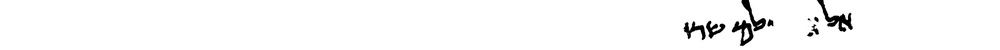
#> input picture data/extracted_images/P106-Fg002-R-C01-R01/line_10.jpg, 1000 x 50 px, shrunk from 3608 x 179 before the run
$ python AStar_charseg.py ../../data/extracted_images/P106-Fg002-R-C01-R01/line_10.jpg
#> lines starting #> are read from the running program, lines starting #| are printed output that depends on the picture
### qumran_seagulls/preprocess/persistence1d.py
from qumran_seagulls.preprocess.unionfind import UnionFind
import numpy as np


def RunPersistence(InputData):
    """
    Finds extrema and their persistence in one-dimensional data.

    Local minima and local maxima are extracted, paired,
    and returned together with their persistence.
    The global minimum is extracted as well.

    We assume a connected one-dimensional domain.
    Think of "data on a line", or a function f(x) over some domain xmin <= x <= xmax.
    We are only concerned with the data values f(x)
    and do not care to know the x positions of these values,
    since this would not change which point is a minimum or maximum.

    This function returns a list of extrema together with their persistence.
    The list is NOT sorted, but the paired extrema can be identified, i.e.,
    which minimum and maximum were removed together at a particular
    persistence level. As follows:
    The odd entries are minima, the even entries are maxima.
    The minimum at 2*i is paired with the maximum at 2*i+1.
    The last entry of the list is the global minimum.
    It is not paired with a maximum.
    Hence, the list has an odd number of entries.

    Author: Tino Weinkauf
    """

    #~ How many items do we have?
    NumElements = len(InputData)

    #~ Sort data in a stable manner to break ties (leftmost index comes first)
    SortedIdx = np.argsort(InputData, kind='stable')

    #~ Get a union find data structure
    UF = UnionFind(NumElements)

    #~ Paired extrema
    ExtremaAndPersistence = []

    #~ Watershed
    for idx in SortedIdx:

        #~ Get neighborhood indices
        LeftIdx = max(idx - 1, 0)
        RightIdx = min(idx + 1, NumElements - 1)

        #~ Count number of components in neighborhhood
        NeighborComponents = []
        LeftNeighborComponent = UF.Find(LeftIdx)
        RightNeighborComponent = UF.Find(RightIdx)
        if (LeftNeighborComponent != UnionFind.NOSET): NeighborComponents.append(LeftNeighborComponent)
        if (RightNeighborComponent != UnionFind.NOSET): NeighborComponents.append(RightNeighborComponent)
        #~ Left and Right cannot be the same set in a 1D domain
        #~ self._assert(LeftNeighborComponent == UnionFind.NOSET or RightNeighborComponent == UnionFind.NOSET or LeftNeighborComponent != RightNeighborComponent, "Left and Right cannot be the same set in a 1D domain.")
        NumNeighborComponents = len(NeighborComponents)

        if (NumNeighborComponents == 0):
            #~ Create a new component
            UF.MakeSet(idx)
        elif (NumNeighborComponents == 1):
            #~ Extend the one and only component in the neighborhood
            #~ Note that NeighborComponents[0] holds the root of a component, since we called Find() earlier to retrieve it
            UF.ExtendSetByID(NeighborComponents[0], idx)
        else:
            #~ Merge the two components on either side of the current point
            #~ The current point is a maximum. We look for the largest minimum on either side to pair with. That is the smallest hub.
            #~ We look for the lowest minimum first (the one that survives) to break the tie in case of equality: np.argmin returns the first occurence in this case.
            idxLowestNeighborComp = np.argmin(InputData[NeighborComponents])
            idxLowestMinimum = NeighborComponents[idxLowestNeighborComp]
            idxHighestMinimum = NeighborComponents[(idxLowestNeighborComp + 1) % 2]
            UF.ExtendSetByID(idxLowestMinimum, idx)
            UF.Union(idxHighestMinimum, idxLowestMinimum)

            #~ Record the two paired extrema: index of minimu, index of maximum, persistence value
            Persistence = InputData[idx] - InputData[idxHighestMinimum]
            ExtremaAndPersistence.append((idxHighestMinimum, Persistence))
            ExtremaAndPersistence.append((idx, Persistence))

    idxGlobalMinimum = UF.Find(0)
    ExtremaAndPersistence.append((idxGlobalMinimum, np.inf))
    #~ print("UF is left with %d sets." % UF.NumSets)
    #~ print("Global minimum at %d with value %g" % (idxGlobalMinimum, InputData[idxGlobalMinimum]))

    return ExtremaAndPersistence

### qumran_seagulls/preprocess/shared_astar_funcs/unionfind.py
class UnionFind:
    """
    Implements the Union-Find data structure.

    It keeps track of elements
    partitioned into a number of disjoint (non-overlapping) sets.
    This data structure is required for merge trees and similar algorithms.

    This implementation uses path compression in several places,
    written with a merge-tree-like algorithm in mind.

    A set is identified by the ID of the defining element (e.g., vertex).

    Author: Tino Weinkauf
    """
    NOSET = -1

    def __init__(self, NumElements):
        """Initializes the domain with @NumElements elements living in zero sets."""
        self.Domain = [int(UnionFind.NOSET)] * NumElements
        self.NumSets = 0


    def _assert(self, condition, text):
        if not condition:
            raise ValueError(text)


    def GetNumSets(self):
        """Returns the number of sets."""
        return self.NumSets


    def MakeSet(self, idxElement):
        """Creates a new set with the given @idxElement as a root."""
        self._assert(self.Domain[idxElement] == UnionFind.NOSET, "You cannot call MakeSet() on an existing set.")

        self.Domain[idxElement] = idxElement
        self.NumSets += 1


    # [13 lines left out: function ExtendSet, not called in this run]


    def ExtendSetByID(self, idxRoot, idxElementTo):
        """
        Extends a set with a given set ID.

        @note The set identified by @idxRoot needs to exist.
            In particular, this needs to be true: Find(idxRoot) == idxRoot

        @note The element identified by @idxElementTo cannot belong to a set.
        """
        self._assert(self.Domain[idxElementTo] == UnionFind.NOSET, "You cannot call ExtendSetByID() on an existing set.")
        self._assert(self.Domain[idxRoot] != UnionFind.NOSET, "You cannot call ExtendSetByID() without an existing set.")
        self._assert(idxRoot == self.Find(idxRoot), "Please call the function ExtendSetByID() with an existing set ID.")

        self.Domain[idxElementTo] = idxRoot


    def Union(self, idxElementMergeThisOne, idxElementIntoThisOne):
        """
        Merges two sets into one.

        The two sets are identified by their elements @idxElementMergeThisOne and @idxElementIntoThisOne.
        The former set is merged into the latter, i.e., the latter one remains.

        This function uses a lot of compression to speed-up later calls to any Find*() function.
        """
        self._assert(idxElementMergeThisOne != UnionFind.NOSET and idxElementIntoThisOne != UnionFind.NOSET, "You can only call Union() on existing sets.")

        #~ Find the root that will survive this union
        SetIDB = self.FindAndCompress(idxElementIntoThisOne)

        #~ Find the root that will merge into the surviving one, compress/merge along the way
        bIsSameSet = self.FindMergeCompressTo(idxElementMergeThisOne, SetIDB)

        #~ Same set?
        if not bIsSameSet: self.NumSets -= 1

        self._assert(self.NumSets > 0, "We should have at least one set.");


    def Find(self, idxElement):
        """
        Finds the ID of the set to which the element @idxElement belongs.

        This function does not use compression, and therefore does not change any underlying data.
        """
        if (self.Domain[idxElement] == UnionFind.NOSET): return UnionFind.NOSET

        #~ Find the root of the set
        while True:
            idxElement = self.Domain[idxElement]
            if (idxElement == self.Domain[idxElement]): break;

        #~ Return root of set == ID of set
        return idxElement


    def FindAndCompress(self, idxElement):
        """
        Finds the ID of the set to which the element @idxElement belongs, and compresses the entire path.

        Compression means that all elements along the path point to the root of the set.
        This makes future calls to any Find*() function faster.
        """
        if (self.Domain[idxElement] == UnionFind.NOSET): return UnionFind.NOSET

        #~ Record a path
        Path = [idxElement];

        #~ Find the root of the set
        while True:
            idxElement = self.Domain[idxElement]
            Path.append(idxElement)
            if (idxElement == self.Domain[idxElement]): break

        #~ Compress the path
        for idxStep in Path: self.Domain[idxStep] = idxElement

        #~ Return root of set == ID of set
        return idxElement


    def FindMergeCompressTo(self, idxElement, idxRoot):
        """
        Find a path from @idxElement to its root and compresses the entire path to a new root.

        Useful only when merging sets.

        @returns true, if the root of @idxElement is already idxRoot, i.e., they belong to the same set.
        @returns false, otherwise.
        """
        if (self.Domain[idxElement] == UnionFind.NOSET): return false

        #~ Record a path
        Path = [idxElement];

        #~ Find the root of the set
        while True:
            idxElement = self.Domain[idxElement]
            Path.append(idxElement)
            if (idxElement == self.Domain[idxElement]): break

        bIsSameSet = (idxElement == idxRoot)

        #~ Compress the path
        for idxStep in Path: self.Domain[idxStep] = idxRoot

        return bIsSameSet

### qumran_seagulls/preprocess/AStar_charseg.py
import sys
import time

import cv2
import numpy as np
import matplotlib.pyplot as plt
from PIL import Image, ImageDraw
from tqdm import tqdm  # progress bar
# from .types import *
import os

from persistence1d import RunPersistence

min_persistence = 30
debug = False


# [18 lines left out: function blocker_dist, not called in this run]


def get_sorted_minima(image):
    histogram = np.sum(image, axis=0)
    extrema = RunPersistence(histogram)
    minima = extrema[0::2]  # odd elements are minima
    filtered_minima = [t[0] for t in minima if t[1] > min_persistence]
    sorted_minima = sorted(filtered_minima)
    return sorted_minima


class Node:
    """A node class for A* Pathfinding"""

    # [12 lines left out: function __init__, not called in this run]

    def __eq__(self, other):
        return self.position == other.position


# [120 lines left out: function astar, not called in this run]


def segment_img(image):
    h, w = np.shape(image)
    minima = get_sorted_minima(image)
    all_paths = []
    path = []
    print(f"Identified {len(minima)} characters. Image width: {w}. Computing paths...")
    #adding extra line in path
    for i in range(image.shape[1]):
        path.append(tuple([i, 1]))
    all_paths.append(path)

    for pos in range(1, len(minima)):
        print(f"Computing path for character {pos}/{len(minima)}...")
        start = (minima[pos], 0)
        end = (minima[pos], h-1)
        avg_dist = (minima[pos] - minima[pos - 1]) / 2
        path = astar(image, start, end, avg_dist)
        print(path)
        if debug:
            print(start, end)
        all_paths.append(path)
    return all_paths


def draw_line(example_img_path, path):
    im = Image.open(example_img_path)
    d = ImageDraw.Draw(im)

    for p in path:
        d.line(p, width=1)

    if not os.path.exists('../../data/extracted_char/'):
        os.mkdir('../../data/extracted_char/')
    save_filename = r"../data/extracted_char/" + os.path.split(example_img_path)[1]
    im.save(save_filename)


def plot_lines(image, paths):
    plt.imshow(image)

    for path in paths:
        plt.plot(*zip(*path))

    plt.show()


def crop_lines(image: np.ndarray, paths):
    """
    Crops all the lines from the image, given the paths between them
    Based on: https://stackoverflow.com/questions/48301186/cropping-concave-polygon-from-image-using-opencv-python
    :param image: image to be cropped
    :param paths: list of paths, each path being a list of 2d coordinates
    :return:
    """

    normalized_img = image * 255

    cropped_lines = []
    l = len(paths)
    for i in range(l - 1):  # we need the current path and the next one
        upper_path = paths[i]
        lower_path = paths[i+1]
        polygon = np.array(upper_path + lower_path[::-1])  # go right on the upper path and left on the lower path
                                                           # to obtain a polygon that doesn't cross itself

        # (1) Crop the bounding rect
        rect = cv2.boundingRect(polygon)
        x, y, w, h = rect
        cropped = normalized_img[y:y + h, x:x + w].copy()

        # (2) make mask
        polygon = polygon - polygon.min(axis=0)

        mask = np.zeros(cropped.shape[:2], np.uint8)
        cv2.drawContours(mask, [polygon], -1, (255, 255, 255), -1, cv2.LINE_AA)

        # (3) do bit-op
        dst = cv2.bitwise_and(cropped, cropped, mask=mask)

        np.set_printoptions(edgeitems=30, linewidth=100000,
                            formatter=dict(float=lambda x: "%.3d" % x))
        if debug:
            plt.imshow(dst/255)
            plt.show()
        cropped_lines.append(dst)

    return cropped_lines


def main(argv):
    print(argv)
    example_img_path = argv
    example_img = (255 - cv2.imread(str(example_img_path), cv2.IMREAD_GRAYSCALE))/255
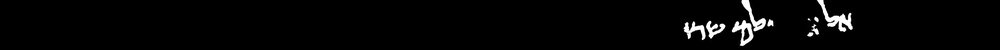
#> example_img: shape (50, 1000) float64; min 0, max 1, mean 0.0242
    paths = segment_img(example_img)
#> in get_sorted_minima, `histogram = np.sum(image, axis=0)`: histogram = 1000 values, max 29.49 at index 749, min 0 at index 0, mean 1.21
#> in RunPersistence, `NumElements = len(InputData)`: NumElements = 1000
#> in RunPersistence, `SortedIdx = np.argsort(InputData, kind='stable')`: SortedIdx = 1000 values, max 999 at index 845, min 0 at index 0, mean 499.5
#> in __init__, `self.Domain = [int(UnionFind.NOSET)] * NumElements`: self.Domain = 1000 values from -1 to -1
#> the loop in RunPersistence, `for idx in SortedIdx:` made 1000 passes
#> (LeftIdx, LeftNeighborComponent, NumNeighborComponents) on passes 2 to 4: (0, 0, 1), (1, 0, 1), (2, 0, 1)
#> after the loop in RunPersistence, `for idx in SortedIdx:`: ExtremaAndPersistence = 56 pairs, first value 687 to 866, second value 0 to 29.49
#> in RunPersistence, `idxGlobalMinimum = UF.Find(0)`: idxGlobalMinimum = 0
#> in get_sorted_minima, `extrema = RunPersistence(histogram)`: extrema = 57 rows, first 8: [866, 0.0118], [864, 0.0118], [727, 0], [728, 0], [803, 0.0235], [801, 0.0235], [805, 0.0118], [804, 0.0118]
#> in get_sorted_minima, `minima = extrema[0::2]`: minima = 29 rows, first 8: [866, 0.0118], [727, 0], [803, 0.0235], [805, 0.0118], [774, 0.0471], [699, 0.0588], [811, 1.05], [771, 0.776]
#> in get_sorted_minima, `filtered_minima = [t[0] for t in minima if t[1] > min_persistence]`: filtered_minima = [0]
#> (printed output is left out)
#> after the loop in segment_img, `for pos in range(1, len(minima)):`: all_paths = 1 item
#> paths = 1 item
    draw_line(example_img_path, paths)
#> in draw_line, im is the input picture: PIL image 1000x50 L; min 0, max 255, mean 248.8
#> the loop in draw_line, `for p in path:` made 1 pass
#> in draw_line, `im.save(save_filename)`:
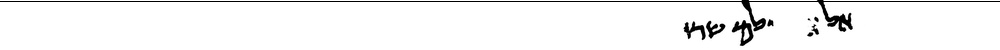
#> saved as line_10.jpg: PIL image 1000x50 L; min 0, max 255, mean 243.8
    plot_lines(example_img, paths)
#> the loop in plot_lines, `for path in paths:` made 1 pass
#> in plot_lines, `plt.show()`:
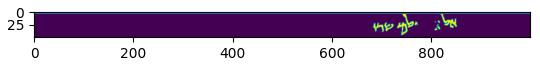
#> figure drawn by matplotlib, 1 panel
    if debug:
        draw_line(example_img_path, paths)
        plot_lines(example_img, paths)
    cropped_lines = crop_lines(example_img, paths)
#> in crop_lines, `l = len(paths)`: l = 1
#> after the loop in crop_lines, `for i in range(l - 1):`: cropped_lines = []
#> cropped_lines = []
    cropped_lines_dir_path = os.path.splitext('../data/extracted_char/' + os.path.split(example_img_path)[1])[
        0]

    if not os.path.exists(cropped_lines_dir_path):
        os.makedirs(cropped_lines_dir_path, exist_ok=True)
    for idx, cropped_line in enumerate(cropped_lines):
        filename = cropped_lines_dir_path + "/char_" + str(idx) + ".jpg"
        cv2.imwrite(filename, 255 - cropped_line)
#> this loop made 0 passes


if __name__ == '__main__':
    main(sys.argv[1])


# command:
# python -m qumran_seagulls.preprocess.AStar_charseg data/extracted_char/P106-Fg002-R-C01-R01-binarized.jpg
# make sure you're in hebrew-characters-hwr21
